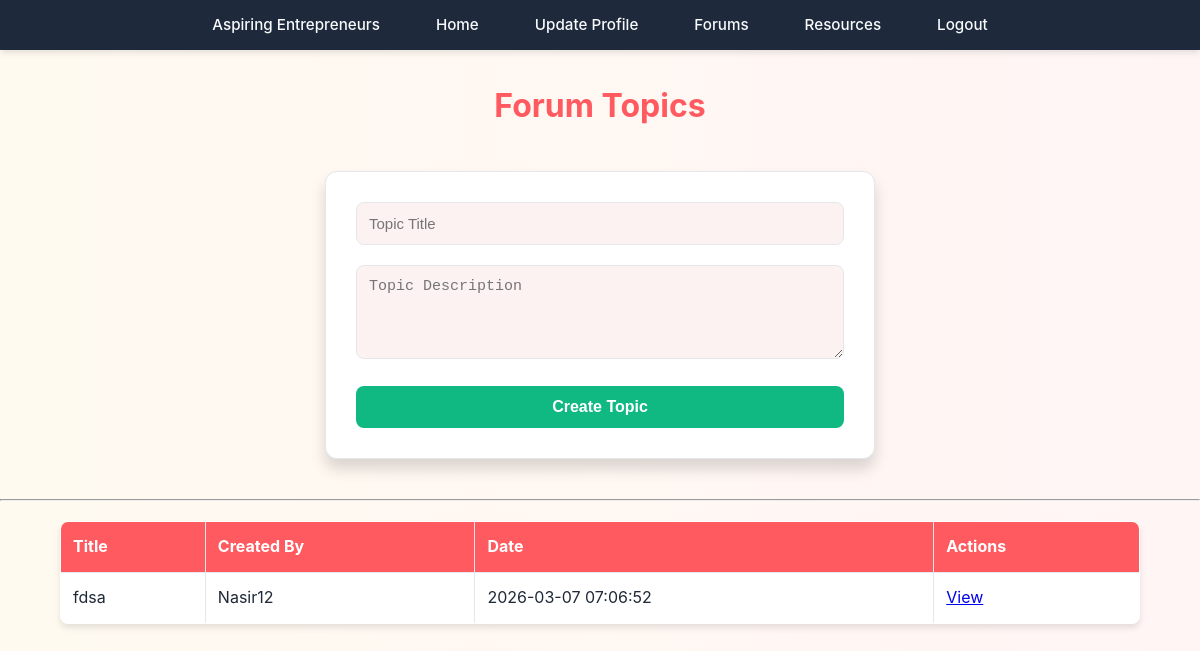
The page /forum.php (signed in) on the database its author committed.
### tables this page shows
CREATE TABLE `forum_topics` (
  `topic_id` int(11) NOT NULL,
  `user_id` int(11) DEFAULT NULL,
  `title` varchar(200) DEFAULT NULL,
  `description` text DEFAULT NULL,
  `created_at` timestamp NOT NULL DEFAULT current_timestamp()
);

CREATE TABLE `users` (
  `id` int(11) NOT NULL,
  `username` varchar(50) NOT NULL,
  `password` varchar(255) NOT NULL,
  `email` varchar(100) NOT NULL,
  `phone` varchar(15) NOT NULL,
  `cnic` varchar(13) NOT NULL,
  `created_at` timestamp NOT NULL DEFAULT current_timestamp()
);

### forum.php (the view, shortened to what this page needs)
<?php
include "config.php";
$topics = mysqli_query($conn, "SELECT ft.*, u.username FROM forum_topics ft
                               LEFT JOIN users u ON ft.user_id = u.id
                               ORDER BY ft.created_at DESC");
?>
<!DOCTYPE html>
<html>
<head>
<link rel="stylesheet" href="./CSS/style.css">
</head>
<body>
<?php include('navbar.php'); ?>
<div class="container">
<h2>Forum Topics</h2>
<form method="post">
    <input type="text" name="title" placeholder="Topic Title" required>
    <textarea name="description" rows="4" placeholder="Topic Description" required></textarea>
    <button type="submit" name="topic_submit">Create Topic</button>
</form>
<hr>
<?php if(mysqli_num_rows($topics) > 0){ ?>
<table border="1" cellpadding="5">
<tr>
<th>Title</th>
<th>Created By</th>
<th>Date</th>
<th>Actions</th>
</tr>
<?php while($t = mysqli_fetch_assoc($topics)){ ?>
<tr>
<td><?php echo htmlspecialchars($t['title']); ?></td>
<td><?php echo htmlspecialchars($t['username']); ?></td>
<td><?php echo $t['created_at']; ?></td>
<td><a href="view_topic.php?id=<?php echo $t['topic_id']; ?>">View</a></td>
</tr>
<?php } ?>
</table>
<?php } else { echo "<p>No topics yet.</p>"; } ?>
</div>
</body>
</html>

### CSS/style.css (style rules this page uses)
:root { --primary-color: #ff5a5f; --primary-hover: #e14d52; --secondary-color: #ffcc00; --secondary-hover: #e6b800; --text-primary: #1f2937; --text-secondary: #4b5563; --bg-primary: #ffffff; --bg-secondary: #fdf2f2; --border-color: #e5e7eb; --shadow-sm: 0 1px 2px rgba(0, 0, 0, 0.05); --shadow-md: 0 4px 6px rgba(0, 0, 0, 0.1); --shadow-lg: 0 10px 15px rgba(0, 0, 0, 0.15); }
* { margin: 0; padding: 0; box-sizing: border-box; }
body { font-family: 'Inter', sans-serif; background: linear-gradient(to right, #fffaf0, #fff5f5); color: var(--text-primary); line-height: 1.6; }
h1, h2, h3, h4, h5, h6 { margin-top: 30px; font-weight: 700; text-align: center; margin-bottom: 1rem; color: var(--primary-color); }
h2 { font-size: 2rem; }
form { max-width: 550px; margin: 40px auto; padding: 30px; background: var(--bg-primary); border-radius: 12px; box-shadow: var(--shadow-lg); border: 1px solid var(--border-color); }
input, select, textarea { width: 100%; padding: 12px; border: 1.5px solid var(--border-color); border-radius: 8px; margin-bottom: 20px; font-size: 15px; background-color: var(--bg-secondary); transition: border-color 0.2s, box-shadow 0.2s; }
button, input[type="submit"] { display: inline-block; width: 100%; background: #10b981; color: white; border: none; padding: 12px 20px; font-size: 1rem; font-weight: 600; cursor: pointer; border-radius: 8px; transition: all 0.2s ease; }
table { width: 90%; margin: 20px auto; border-collapse: collapse; background: var(--bg-primary); box-shadow: var(--shadow-md); border-radius: 8px; overflow: hidden; }
th, td { padding: 12px; border: 1px solid var(--border-color); text-align: left; }
th { background: var(--primary-color); color: white; }

### rows shown on the page
forum_topics: title "fdsa", user.username "Nasir12", created_at "2026-03-07 07:06:52"
